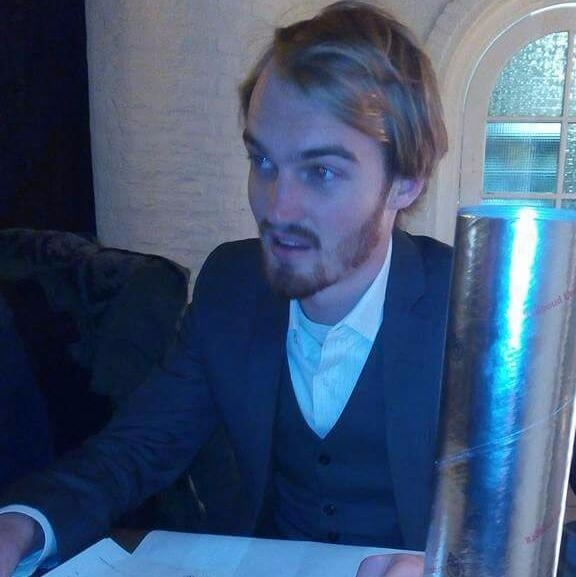
%> input picture 10542604_jonkers_10631186_sleegers/color_constancy/image.jpeg, 576 x 577 px
$ octave AWB.m   (GNU Octave 9; MATLAB toolbox functions it lacks are replaced by stand-ins)
%> lines starting %> are read from the running program, lines starting %| are printed output that depends on the picture
I = im2double(imread('image.jpeg'));

[h, w] = size(I);
%> h = 577; w = 1728
n = h * w;
%> n = 997056
avg_RGB = [sum(sum(I(:, :, 1))), sum(sum(I(:, :, 2))), sum(sum(I(:, :, 3)))] ./ n;
%> avg_RGB = [0.0837 0.111 0.152]

I(:, :, 1) = (128/avg_RGB(1)) * I(:, :, 1);
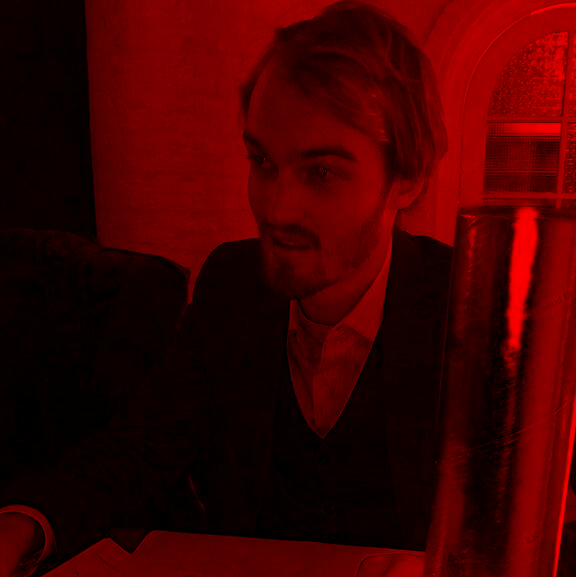
%> I: size 577x576x3 double; mean R, G, B 384, 0.3, 0.5; drawn with min black and max white
I(:, :, 2) = (128/avg_RGB(2)) * I(:, :, 2);
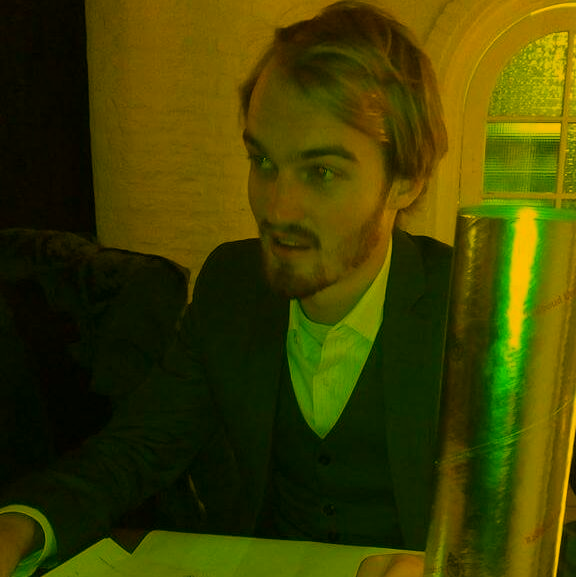
%> I: size 577x576x3 double; mean R, G, B 384, 384, 0.5; drawn with min black and max white
I(:, :, 3) = (128/avg_RGB(3)) * I(:, :, 3);
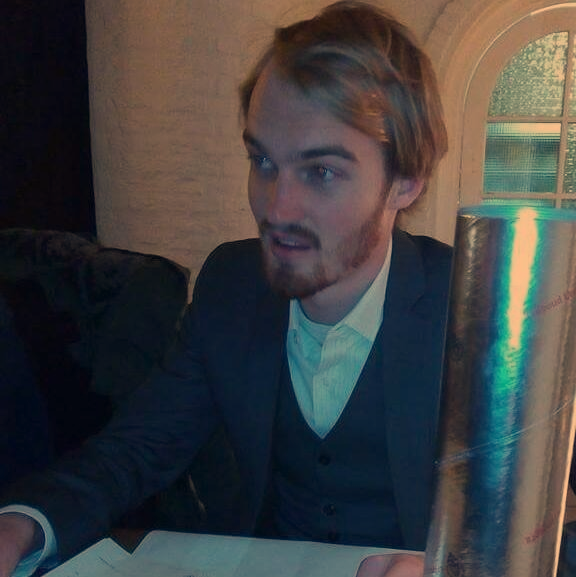
%> I: size 577x576x3 double; mean R, G, B 384, 384, 384; drawn with min black and max white

subplot(2, 1, 1)
imshow(imread('image.jpeg'))
subplot(2, 1, 2)
imshow(I / 655)
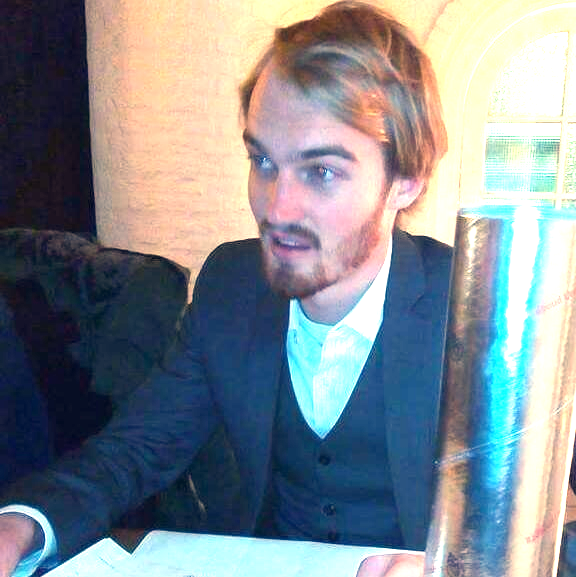
%> displayed picture: size 577x576x3, on the screen's scale of 0 to 255; mean R, G, B 131.3, 139, 145.1

$ run again, with 10542604_jonkers_10631186_sleegers/color_constancy/awb.jpg copied over 10542604_jonkers_10631186_sleegers/color_constancy/image.jpeg
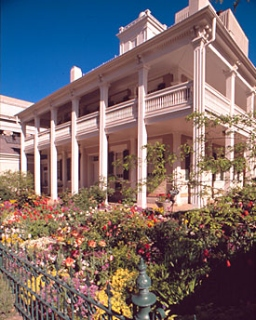
%> input picture 10542604_jonkers_10631186_sleegers/color_constancy/awb.jpg, 256 x 320 px
%> avg_RGB = [0.158 0.14 0.143]
%> `I(:, :, 2) = (128/avg_RGB(2)) * I(:, :, 2);`:
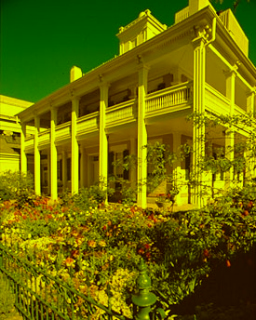
%> I: size 320x256x3 double; mean R, G, B 384, 384, 0.4; drawn with min black and max white
%> `imshow(I / 655)`:
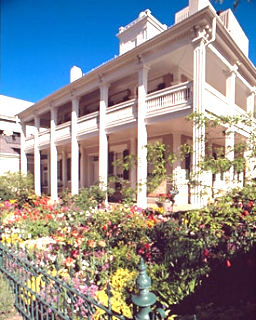
%> displayed picture: size 320x256x3, on the screen's scale of 0 to 255; mean R, G, B 143.6, 143.2, 144.7
